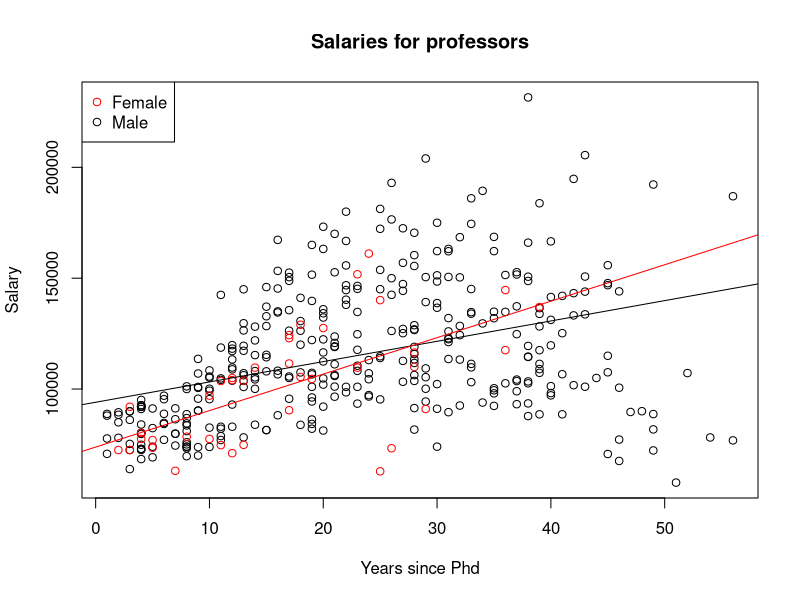
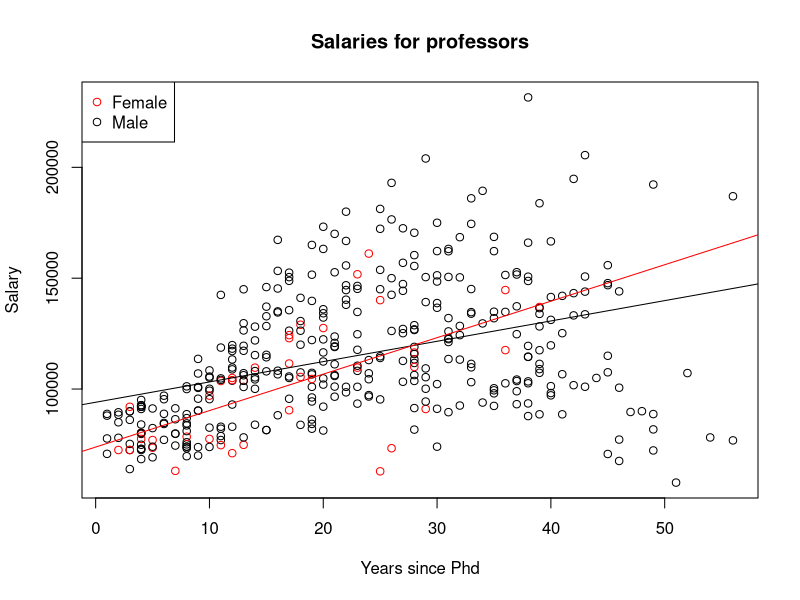

Source code (R) for these figures, in order: (Note: this script raises an error after producing the figures.)
## ---- chunk 1
library(car)
library(dplyr)
library(tidyr)
library(tibble)
## ---- chunk 2
males <- Salaries %>% filter(sex=="Male")
females <- Salaries %>% filter(sex=="Female")
scatterplot <- plot(males$yrs.since.phd,males$salary,col="black",xlab="Years since Phd",ylab="Salary",main="Salaries for professors")
points(females$yrs.since.phd,females$salary,col="red")
legend("topleft",levels(Salaries$sex),col=c("red","black"),pch=1)
abline(lm(males$salary~males$yrs.since.phd),col="black")
abline(lm(females$salary~females$yrs.since.phd),col="red")
## ---- chunk 3
palette(c("red","black"))
scatterplot <-plot(Salaries$yrs.since.phd,Salaries$salary,col=Salaries$sex,xlab="Years since Phd",ylab="Salary",main="Salaries for professors")
legend("topleft",levels(Salaries$sex),col=c("red","black"),pch=1)
abline(lm(Salaries[Salaries$sex=="Male",]$salary~Salaries[Salaries$sex=="Male",]$yrs.since.phd),col="black")
abline(lm(Salaries[Salaries$sex=="Female",]$salary~Salaries[Salaries$sex=="Female",]$yrs.since.phd),col="red")
## ---- chunk 4
ranksex <- Salaries %>% group_by(rank,sex) %>% summarise_all(funs(mean,sd))
rankmeans <- ranksex %>% select(rank,sex,salary_mean) %>% spread(rank,salary_mean) %>% remove_rownames %>% column_to_rownames("sex") %>% as.matrix
ranksd <- ranksex %>% select(rank,sex,salary_sd) %>% spread(rank,salary_sd) %>% remove_rownames %>% column_to_rownames("sex") %>% as.matrix
rankplot <- barplot(rankmeans,names=colnames(rankmeans),beside=T,col=c("red","black"),ylim=(c(0,180000)),xlab="Rank",ylab="Salary")
legend("topleft",rownames(rankmeans),fill=c("red","black"))
arrows(rankplot[1,],rankmeans[1,],rankplot[1,],rankmeans[1,]+ranksd[1,],code=2,angle=90,length=0.05)
arrows(rankplot[2,],rankmeans[2,],rankplot[2,],rankmeans[2,]+ranksd[2,],code=2,angle=90,length=0.05)
box(bty="o")
## ---- chunk 5
discsex <- Salaries %>% group_by(discipline,sex) %>% summarise_all(funs(mean,sd))
discmeans <- discsex %>% select(discipline,sex,salary_mean) %>% spread(discipline,salary_mean) %>% remove_rownames %>% column_to_rownames("sex") %>% as.matrix
discsd <- discsex %>% select(discipline,sex,salary_sd) %>% spread(discipline,salary_sd) %>% remove_rownames %>% column_to_rownames("sex") %>% as.matrix
discplot <- barplot(discmeans,names=colnames(discmeans),beside=T,col=c("red","black"),ylim=(c(0,180000)),xlab="Discipline",ylab="Salary")
arrows(discplot[1,],discmeans[1,],discplot[1,],discmeans[1,]+discsd[1,],code=2,angle=90,length=0.05)
arrows(discplot[2,],discmeans[2,],discplot[2,],discmeans[2,]+discsd[2,],code=2,angle=90,length=0.05)
box(bty="o")
## ---- chunk 6
layout(matrix(c(1,1,2,3),2,2,byrow=TRUE))

par(mai=c(0.7,0.7,0.3,0.5))

#Add first plot:
scatterplot <- plot(males$yrs.since.phd,males$salary,col="black",xlab="Years since Phd",ylab="Salary",main="Salaries for professors")
points(females$yrs.since.phd,females$salary,col="red")
legend("topleft",levels(Salaries$sex),col=c("red","black"),pch=1)
abline(lm(males$salary~males$yrs.since.phd),col="black")
abline(lm(females$salary~females$yrs.since.phd),col="red")

par(mai=c(0.7,0.7,0.3,0.5))

#Add second plot:
rankplot <- barplot(rankmeans,names=colnames(rankmeans),beside=T,col=c("red","black"),ylim=(c(0,180000)),xlab="Rank",ylab="Salary")
legend("topleft",rownames(rankmeans),fill=c("red","black"))
arrows(rankplot[1,],rankmeans[1,],rankplot[1,],rankmeans[1,]+ranksd[1,],code=2,angle=90,length=0.05)
arrows(rankplot[2,],rankmeans[2,],rankplot[2,],rankmeans[2,]+ranksd[2,],code=2,angle=90,length=0.05)
box(bty="o")

#Add third plot:
discplot <- barplot(discmeans,names=colnames(discmeans),beside=T,col=c("red","black"),ylim=(c(0,180000)),xlab="Discipline",ylab="Salary")
arrows(discplot[1,],discmeans[1,],discplot[1,],discmeans[1,]+discsd[1,],code=2,angle=90,length=0.05)
arrows(discplot[2,],discmeans[2,],discplot[2,],discmeans[2,]+discsd[2,],code=2,angle=90,length=0.05)
box(bty="o")
